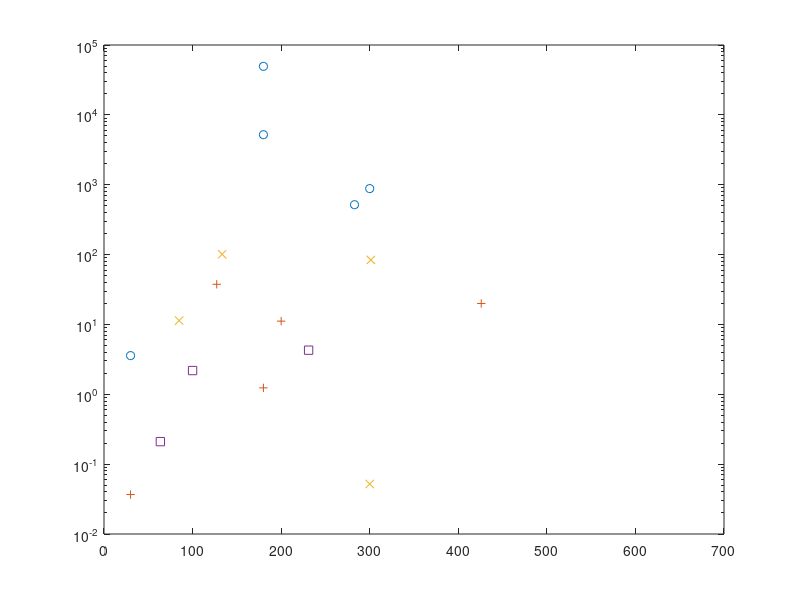

Recreate this plot in MATLAB.
%Totall flux in corona, transition and chrmosphere


%first index is period column is mode
efluxcoronaavg=zeros(7,4);
efluxtranavg=zeros(7,4);
efluxchromavg=zeros(7,4);

%20,42,90,117
ef1Mm=zeros(7,4);  %20
ef2Mm=zeros(7,4);  %42
ef4Mm=zeros(7,4);  %90
ef5p5Mm=zeros(7,4); %117


%arrays storing flux values for (1,1) (2,2) (3,3) normal modes
% periods(471.4, 235.7, 157.1 )
%first index is period column is mode
efluxcoronaavgnd=zeros(1,3);
efluxtranavgnd=zeros(1,3);
efluxchromavgnd=zeros(1,3);

%20,42,90,117
ef1Mmnd=zeros(1,3);  %20
ef2Mmnd=zeros(1,3);  %42
ef4Mmnd=zeros(1,3);  %90
ef5p5Mmnd=zeros(1,3); %117


%(0,0) mode
efluxcoronaavgnd(:)=[665.303;0 ;0];
efluxtranavgnd(:)=[4.3055e6;0 ;0 ];
efluxchromavgnd(:)=[1.2648e6;0 ;0 ];

%20,42,90,117
ef1Mmnd(:)=[7.2224e4;0 ;0 ];
ef2Mmnd(:)=[432.3633;0 ;0 ];
ef4Mmnd(:)=[0.7576;0 ;0 ];
ef5p5Mmnd(:)=[0.1869;0 ;0 ];


periodvalues=zeros(7,4);
mode=zeros(4);

mode=[0 1 2 3];

%period values for different modes
%periodvalues=zeros(5,4);
periodvalues(:,1)=[30;300; 180; 673.4; 435.1;179.98;282.84];  %0,0 mode
periodvalues(:,2)=[30;300;180;425.9;307.1;127.27;200.0];    %0,1 mode
periodvalues(:,3)=[30;300;180;301.25;205.1;84.84;133.33];   %0,2 mode
periodvalues(:,4)=[30;300;180;231.0;153.8;63.63;100.0];   %0,3 mode

%(0,0) mode
efluxcoronaavg(:,1)=[542.5186; 1.4353e5; 7.832e6;0 ;0 ; 7.8956e6; 7.9381e4];
efluxtranavg(:,1)=[5.0191e4; 3.7837e7;1.6758e9 ;0 ;0 ; 9.0611e7;  1.1122e7];
efluxchromavg(:,1)=[2.9484e5; -1.0457e7;5.9853e7 ;0 ;0 ; 1.2814e7; -4.8432e6];

%20,42,90,117
ef1Mm(:,1)=[860.1025 ;2.05e5 ;3.4511e6 ;0 ;0 ; 6.2586e6; 1.0498e5 ];
ef2Mm(:,1)=[11.1565 ; 6.4033e3; 2.2871e5 ;0 ;0 ; 1.7128e4; 2.118e3 ];
ef4Mm(:,1)=[6.8201 ; 1.7107e3; 9.4697e4 ;0 ;0 ; 9.8941e3; 975.1936 ];
ef5p5Mm(:,1)=[3.5777; 879.9814;4.9497e4 ;0 ; 0; 5.1971e3; 517.0635 ];

%(0,1) mode
efluxcoronaavg(:,2)=[14.5618 ;0;1.5449e3 ;8.4186e3 ;0 ;1.2199e4 ;6.0716e3 ];
efluxtranavg(:,2)=[ 3.7958e3 ;0;6.1873e6 ;5.3804e6 ;0 ; 4.3103e6; 4.1602e6];
efluxchromavg(:,2)=[ 1.2457e5  ;0;1.1965e5 ;5.7499e6 ;0 ;5.5082e6 ;4.0662e6 ];

%300;180;425.9;307.1;127.27;200.0
%20,42,90,117
ef1Mm(:,2)=[ 512.2253 ;0;9.4785e4 ;2.7138e5 ;0 ; 1.5255e5; 1.9914e5 ];
ef2Mm(:,2)=[1.3725  ;0;832.4453 ;1.0268e3 ;0 ;794.994 ; 781.058];
ef4Mm(:,2)=[ 0.0986 ;0;3.928 ;57.5391 ;0 ; 94.5877;35.6865 ];
ef5p5Mm(:,2)=[ 0.0367 ;0;1.2362 ;19.9496 ;0 ;37.5449 ; 11.1488];

%(0,2) mode
efluxcoronaavg(:,3)=[0; 6.215 ;0 ;9.9477e3 ;0 ;1.2757e3 ;1.1309e4 ];
efluxtranavg(:,3)=[ 0;2.8547e3 ;0 ;3.774e6 ;0 ;3.0096e5 ;2.0328e6 ];
efluxchromavg(:,3)=[ 0;5.8686e4 ;0;3.302e6 ;0  ;1.2301e6 ;2.7962e6 ];

%300;180;301.25;205.1;84.84;133.33
%20,42,90,117
ef1Mm(:,3)=[0;166.2611  ;0 ;1.3882e5 ;0 ;1.9653e4 ; 8.9183e4 ];
ef2Mm(:,3)=[0;0.4932  ;0 ;718.7246 ;0 ; 56.2573; 354.1246 ];
ef4Mm(:,3)=[0;0.0728  ;0 ;122.6795 ;0 ; 15.7784; 143.2859 ];
ef5p5Mm(:,3)=[0; 0.052 ;0 ;83.8924 ;0 ; 11.3557; 100.9888 ];




%(0,3) mode
efluxcoronaavg(:,4)=[ 0;0 ;0 ;839.2984 ;0 ;37.4092 ;370.3021 ];
efluxtranavg(:,4)=[0;0  ;0 ;1.7327e6 ;0 ;2.7312e4 ; 1.9133e5];
efluxchromavg(:,4)=[ 0;0 ;0 ;2.2274e6 ;0 ;3.4941e5 ; 1.0820e6];

%300;180;231.0;153.8;63.63;100.0
%20,42,90,117
ef1Mm(:,4)=[ 0;0 ;0 ;8.2435e4 ;0 ;2.6508e3 ; 1.9760e4 ];
ef2Mm(:,4)=[ 0;0 ;0 ;327.9077 ;0 ;5.1224 ;  40.1447];
ef4Mm(:,4)=[ 0;0 ;0 ;7.3686 ;0 ; 0.3633; 3.7331];
ef5p5Mm(:,4)=[ 0;0 ;0 ;4.2801 ;0 ; 0.2102;  2.1863];


%plot(periodvalues(1:7,1),ef5p5Mm(1:7,1),'o',periodvalues(1:7,2),ef5p5Mm(1:7,2),'+',periodvalues(1:7,3),ef5p5Mm(1:7,3),'x',periodvalues(1:7,4),ef5p5Mm(1:7,4),'s');
semilogy(periodvalues(1:7,1),ef5p5Mm(1:7,1),'o',periodvalues(1:7,2),ef5p5Mm(1:7,2),'+',periodvalues(1:7,3),ef5p5Mm(1:7,3),'x',periodvalues(1:7,4),ef5p5Mm(1:7,4),'s');
%plot(periodvalues(1:7,1),log10(efluxcoronaavg(1:7,1)+0.01),'o',periodvalues(1:7,2),log10(efluxcoronaavg(1:7,2)+0.01),'+',periodvalues(1:7,3),log10(efluxcoronaavg(1:7,3)+0.01),'x',periodvalues(1:7,4),log10(efluxcoronaavg(1:7,4)+0.01),'s');
